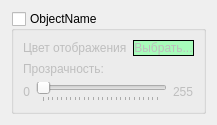
<?xml version="1.0" encoding="UTF-8"?>
<ui version="4.0">
 <class>ColorWidget</class>
 <widget class="QWidget" name="ColorWidget">
  <property name="enabled">
   <bool>true</bool>
  </property>
  <property name="geometry">
   <rect>
    <x>0</x>
    <y>0</y>
    <width>201</width>
    <height>122</height>
   </rect>
  </property>
  <property name="windowTitle">
   <string>Form</string>
  </property>
  <layout class="QVBoxLayout" name="verticalLayout_2">
   <item>
    <widget class="QGroupBox" name="groupBox">
     <property name="enabled">
      <bool>true</bool>
     </property>
     <property name="title">
      <string>ObjectName</string>
     </property>
     <property name="flat">
      <bool>false</bool>
     </property>
     <property name="checkable">
      <bool>true</bool>
     </property>
     <property name="checked">
      <bool>false</bool>
     </property>
     <layout class="QVBoxLayout" name="verticalLayout">
      <item>
       <layout class="QHBoxLayout" name="colorLayout">
        <item>
         <widget class="QLabel" name="colorLabel">
          <property name="text">
           <string>Цвет отображения</string>
          </property>
         </widget>
        </item>
        <item>
         <widget class="QPushButton" name="colroButton">
          <property name="enabled">
           <bool>false</bool>
          </property>
          <property name="sizePolicy">
           <sizepolicy hsizetype="Minimum" vsizetype="Maximum">
            <horstretch>0</horstretch>
            <verstretch>0</verstretch>
           </sizepolicy>
          </property>
          <property name="styleSheet">
           <string notr="true">border: 1px solid black;
background-color: rgb(167, 252, 186);</string>
          </property>
          <property name="text">
           <string>Выбрать...</string>
          </property>
          <property name="iconSize">
           <size>
            <width>18</width>
            <height>18</height>
           </size>
          </property>
          <property name="autoRepeat">
           <bool>false</bool>
          </property>
          <property name="flat">
           <bool>true</bool>
          </property>
         </widget>
        </item>
       </layout>
      </item>
      <item>
       <widget class="QLabel" name="opacityLabel">
        <property name="text">
         <string>Прозрачность:</string>
        </property>
       </widget>
      </item>
      <item>
       <layout class="QHBoxLayout" name="opacityLayout">
        <item>
         <widget class="QLabel" name="minLabel">
          <property name="toolTip">
           <string>Прозрачность равна 0, альфаканал отсутсвует, объект не скрыт</string>
          </property>
          <property name="text">
           <string>0</string>
          </property>
          <property name="alignment">
           <set>Qt::AlignRight|Qt::AlignTrailing|Qt::AlignVCenter</set>
          </property>
          <property name="buddy">
           <cstring>slider</cstring>
          </property>
         </widget>
        </item>
        <item>
         <widget class="QSlider" name="slider">
          <property name="minimum">
           <number>0</number>
          </property>
          <property name="maximum">
           <number>255</number>
          </property>
          <property name="singleStep">
           <number>1</number>
          </property>
          <property name="pageStep">
           <number>10</number>
          </property>
          <property name="value">
           <number>0</number>
          </property>
          <property name="orientation">
           <enum>Qt::Horizontal</enum>
          </property>
          <property name="tickPosition">
           <enum>QSlider::TicksBelow</enum>
          </property>
         </widget>
        </item>
        <item>
         <widget class="QLabel" name="maxLabel">
          <property name="toolTip">
           <string>Если прозрачность равна 1, то объект полностью скрыт и не виден</string>
          </property>
          <property name="text">
           <string>255</string>
          </property>
          <property name="buddy">
           <cstring>slider</cstring>
          </property>
         </widget>
        </item>
       </layout>
      </item>
     </layout>
    </widget>
   </item>
  </layout>
 </widget>
 <resources/>
 <connections/>
</ui>
